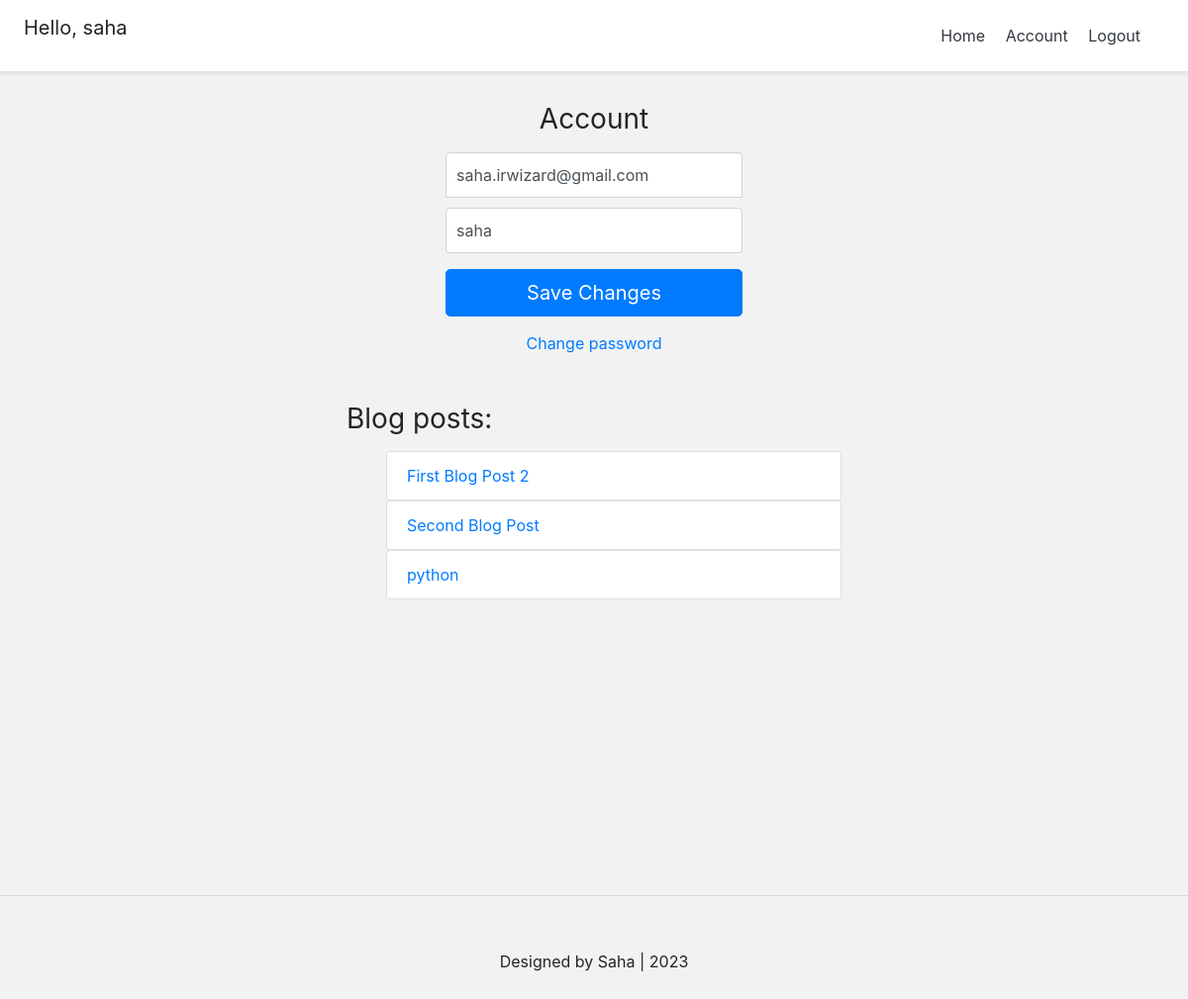
The app's page /account/ (signed in) with its own data.
### account/models.py (models this page shows, shortened)
class Account(AbstractBaseUser):
    email                   = models.EmailField(verbose_name="email", max_length=60, unique=True)
    username                = models.CharField(max_length=30, unique=True)
    date_joined             = models.DateTimeField(verbose_name='date joined', auto_now_add=True)
    last_login              = models.DateTimeField(verbose_name='last login', auto_now=True)
    is_admin                = models.BooleanField(default=False)
    is_active               = models.BooleanField(default=True)
    is_staff                = models.BooleanField(default=False)
    is_superuser            = models.BooleanField(default=False)
    objects = MyAccountManager()
    USERNAME_FIELD = 'email'
    REQUIRED_FIELDS = ['username',]

### blog/models.py (models this page shows)
class BlogPost(models.Model):
	title 					= models.CharField(max_length=50, null=False, blank=False)
	body 					= models.TextField(max_length=5000, null=False, blank=False)
	image		 			= models.ImageField(upload_to=upload_location, null=True, blank=True)
	date_published 			= models.DateTimeField(auto_now_add=True, verbose_name="date published")
	date_updated 			= models.DateTimeField(auto_now=True, verbose_name="date updated")
	author 					= models.ForeignKey(settings.AUTH_USER_MODEL, on_delete=models.CASCADE)
	slug 					= models.SlugField(blank=True, unique=True)
	def __str__(self):
		return self.title

### account/views.py (the view)
# urls.py: path('account/', account_view, name="account"),
def account_view(request):
    if not request.user.is_authenticated:
        return redirect("login")
    context = {}
    if request.POST:
        form = AccountUpdateForm(request.POST, instance=request.user)
        if form.is_valid():
            form.initial = {
                "email" : request.POST['email'],
                "username" : request.POST['username'],
            }
            form.save()
            context['success_message'] = "Updated"
    else:
        form = AccountUpdateForm(
            initial={
                "email" : request.user.email,
                "username" : request.user.username,
            }
        )
    context['account_form'] = form
    blog_posts = BlogPost.objects.filter(author=request.user)
    context['blog_posts'] = blog_posts
    return render(request, 'account/account.html', context)

### account/forms.py (shortened to what this page needs)
class AccountUpdateForm(forms.ModelForm):
    class Meta:
        model = Account
        fields = ('email', 'username')

### account/templates/account/account.html (shortened to what this page needs)
{% extends 'base.html' %}
{% block content %}
<form class="form-signin" method="post">{% csrf_token %}
    <h1 class="h3 mb-3 font-weight-normal">Account</h1>
    <input type="email" name="email" id="inputEmail" class="form-control" placeholder="Email address" required autofocus value="{{account_form.initial.email}}">
    <input type="text" name="username" id="inputUsername" class="form-control" placeholder="Username" required value="{{account_form.initial.username}}">
    <button class="btn btn-lg btn-primary btn-block" type="submit">Save Changes</button>
  </form>
  <div class="d-flex flex-column">
    <a class="m-auto" href="{% url 'password_change' %}">Change password</a>
  </div>
  <div class=" container mt-4 p-4">
    <div class="row">
        <div class="blog-posts">
            <h3 class="mb-3 font-weight-normal">Blog posts: </h3>
            {% if blog_posts %}
            <ul>
                {% for post in blog_posts %}
                    <a href="{% url 'blog:detail' post.slug %}" style="text-decoration: none;">
                        <li class="list-group-item">{{post}}</li>
                    </a>
                {% endfor %}
            </ul>
            {% else %}
                <p>You have no blog posts. Create a post <a href="{% url 'blog:create' %}">here</a></p>
            {% endif %}
        </div>
    </div>
  </div>
{% endblock content %}

### templates/snippest/header.html (shortened to what this page needs)
<link rel="stylesheet" href="https://cdn.jsdelivr.net/npm/bootstrap@4.3.1/dist/css/bootstrap.min.css">
<div class="d-flex flex-column flex-md-row align-items-center p-3 px-md-4 mb-3 bg-white border-bottom shadow-sm">
    <h5 class="my-0 mr-md-auto font-weight-normal">
        {% if request.user.is_authenticated %}
            <p>Hello, {{request.user.username}} </p>
        {% endif %}
    </h5>
    <nav class="my-2 my-md-0 mr-md-3">
      {% if request.user.is_authenticated %}
        <a class="p-2 text-dark" href="{% url 'home' %}">Home</a>
        <a class="p-2 text-dark" href="{% url 'account' %}">Account</a>
        <a class="p-2 text-dark" href="{% url 'logout' %}">Logout</a>
      {% else %}
        <a class="p-2 text-dark" href="{% url 'home' %}">Home</a>
        <a class="p-2 text-dark" href="{% url 'register' %}">Register</a>
        <a class="btn btn-outline-primary" href="{% url 'login' %}">Login</a>
      {% endif %}
    </nav>
  </div>

### templates/snippest/header.html (style rules this page uses)
@media (min-width: 768px) { html { font-size: 16px; } }
.container { max-width: 960px; }

### templates/snippest/base_css.html (style rules this page uses)
body { background-color: #f2f2f2; }

### account/templates/account/account.html (style rules this page uses)
.form-signin { width: 100%; max-width: 330px; padding: 15px; margin: auto; }
.form-signin .form-control { position: relative; box-sizing: border-box; height: auto; padding: 10px; font-size: 16px; }
.form-signin input[type="email"] { margin-bottom: 10px; border-bottom-right-radius: 0; border-bottom-left-radius: 0; }
.h3 { text-align: center; }
.blog-posts { max-width: 500px; width:100%; margin: auto; }

### records on screen
Account: user.username "saha", email "saha.irwizard@gmail.com", username "saha"
BlogPost: title "First Blog Post 2"
BlogPost: title "Second Blog Post"
BlogPost: title "python"
